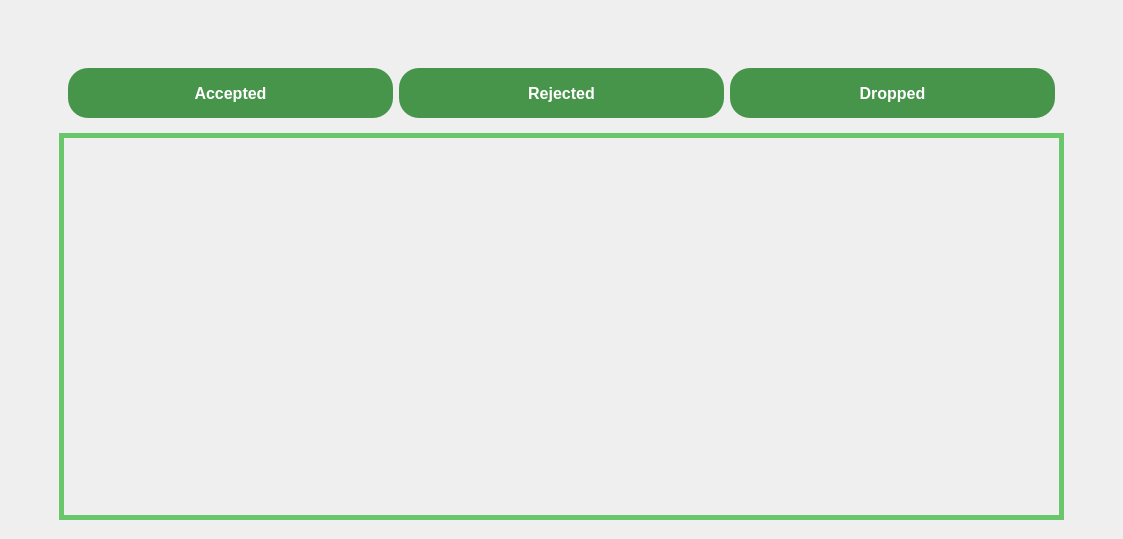
             <widget class="QWidget" name="scroll_layout">
              <property name="geometry">
               <rect>
                <x>0</x>
                <y>0</y>
                <width>1123</width>
                <height>539</height>
               </rect>
              </property>
              <property name="styleSheet">
               <string notr="true">#scroll_layout{
background-color: #dbefe1;
border: 1px solid #74c69d;
padding: 20px;
}</string>
              </property>
              <layout class="QVBoxLayout" name="verticalLayout_31">
               <property name="spacing">
                <number>20</number>
               </property>
               <property name="leftMargin">
                <number>50</number>
               </property>
               <property name="topMargin">
                <number>50</number>
               </property>
               <property name="rightMargin">
                <number>50</number>
               </property>
               <property name="bottomMargin">
                <number>10</number>
               </property>
               <item>
                <widget class="QWidget" name="widget_76" native="true">
                 <property name="styleSheet">
                  <string notr="true">#rejected, #dropped, #accepted {
background-color: rgb(71, 148, 75);
color: white;
border-radius: 20px;
}

#rejected:hover, #dropped:hover, #accepted:hover {
background-color: rgb(90, 189, 95);
}

#rejected:checked, #dropped:checked, #accepted:checked {
color: rgb(71, 148, 75);
background-color: white;

}
</string>
                 </property>
                 <layout class="QVBoxLayout" name="verticalLayout_69">
                  <item>
                   <widget class="QWidget" name="widget_77" native="true">
                    <property name="minimumSize">
                     <size>
                      <width>0</width>
                      <height>50</height>
                     </size>
                    </property>
                    <layout class="QHBoxLayout" name="horizontalLayout_3">
                     <item>
                      <widget class="QPushButton" name="accepted">
                       <property name="minimumSize">
                        <size>
                         <width>0</width>
                         <height>50</height>
                        </size>
                       </property>
                       <property name="font">
                        <font>
                         <pointsize>12</pointsize>
                         <weight>75</weight>
                         <bold>true</bold>
                        </font>
                       </property>
                       <property name="text">
                        <string>Accepted</string>
                       </property>
                       <property name="checkable">
                        <bool>true</bool>
                       </property>
                       <property name="autoExclusive">
                        <bool>true</bool>
                       </property>
                      </widget>
                     </item>
                     <item>
                      <widget class="QPushButton" name="rejected">
                       <property name="minimumSize">
                        <size>
                         <width>0</width>
                         <height>50</height>
                        </size>
                       </property>
                       <property name="font">
                        <font>
                         <pointsize>12</pointsize>
                         <weight>75</weight>
                         <bold>true</bold>
                        </font>
                       </property>
                       <property name="text">
                        <string>Rejected</string>
                       </property>
                       <property name="checkable">
                        <bool>true</bool>
                       </property>
                       <property name="checked">
                        <bool>false</bool>
                       </property>
                       <property name="autoExclusive">
                        <bool>true</bool>
                       </property>
                      </widget>
                     </item>
                     <item>
                      <widget class="QPushButton" name="dropped">
                       <property name="minimumSize">
                        <size>
                         <width>0</width>
                         <height>50</height>
                        </size>
                       </property>
                       <property name="font">
                        <font>
                         <pointsize>12</pointsize>
                         <weight>75</weight>
                         <bold>true</bold>
                        </font>
                       </property>
                       <property name="text">
                        <string>Dropped</string>
                       </property>
                       <property name="checkable">
                        <bool>true</bool>
                       </property>
                       <property name="checked">
                        <bool>false</bool>
                       </property>
                       <property name="autoExclusive">
                        <bool>true</bool>
                       </property>
                      </widget>
                     </item>
                    </layout>
                   </widget>
                  </item>
                  <item>
                   <widget class="QScrollArea" name="AdminArea">
                    <property name="styleSheet">
                     <string notr="true">#AdminArea{
background-color: white;
border: 5px solid rgb(106, 198, 107);
}</string>
                    </property>
                    <property name="widgetResizable">
                     <bool>true</bool>
                    </property>
                    <widget class="QWidget" name="scrollAreaWidgetContents_7">
                     <property name="geometry">
                      <rect>
                       <x>0</x>
                       <y>0</y>
                       <width>995</width>
                       <height>377</height>
                      </rect>
                     </property>
                    </widget>
                   </widget>
                  </item>
                 </layout>
                </widget>
               </item>
              </layout>
             </widget>
